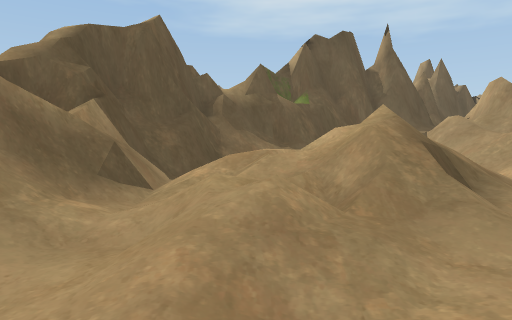
view 1 (above)

16 first-person views from a walk through a Unity game level. The camera is 1.3 m above the floor, tilts 4° down and sees 75° across. The floor is counted in squares, 2 m on a side. Each view is taken from the middle of a square. On the plan, view 1 faces up. The plan holds only what a view shows up to about 10 squares ahead; the rest is blank. The place goes on beyond the plan.

view 2
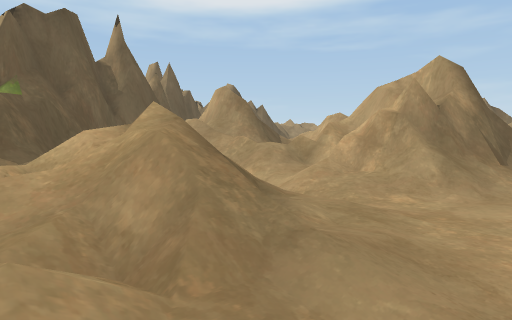

view 3
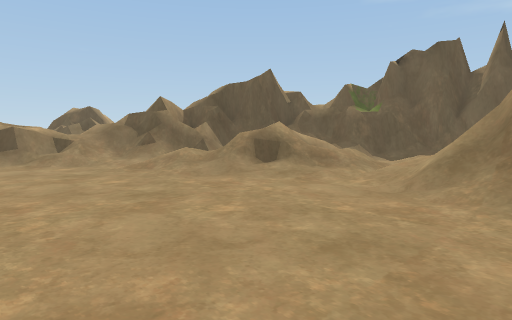

view 4
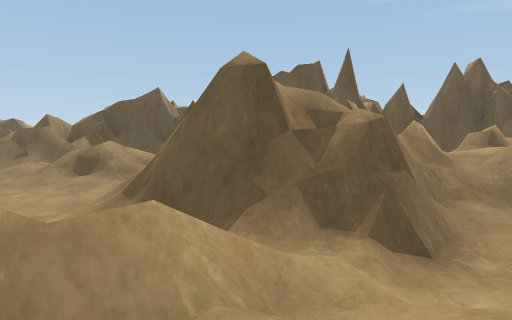

view 5
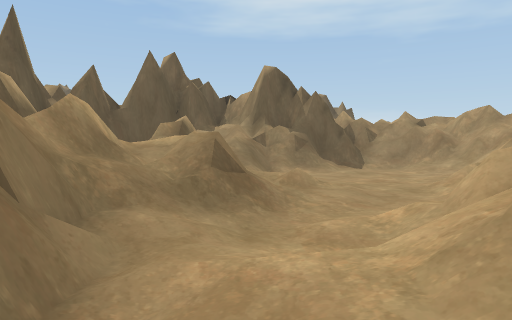

view 6
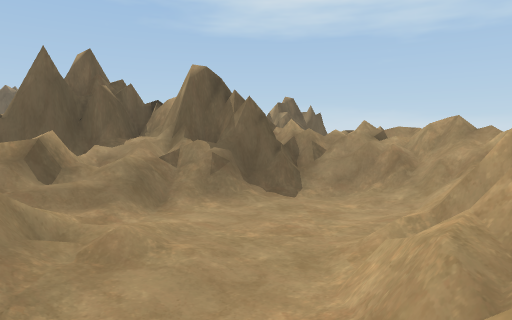

view 7
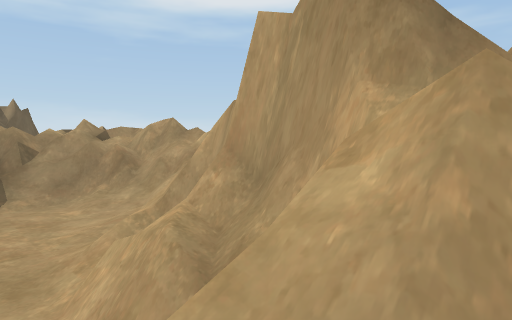

view 8
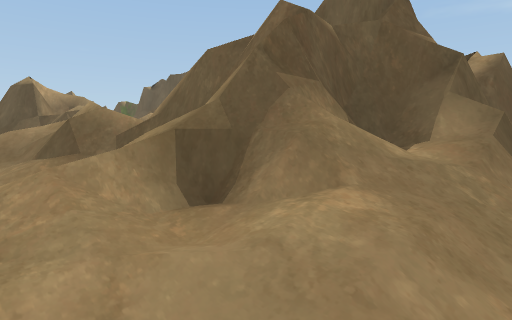

view 9
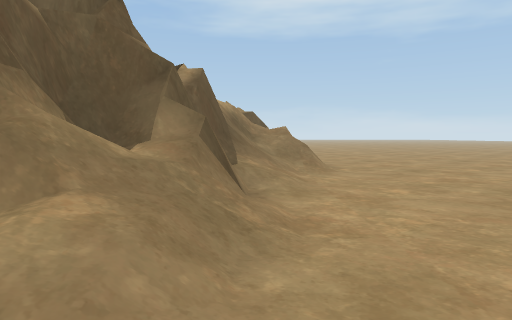

view 10
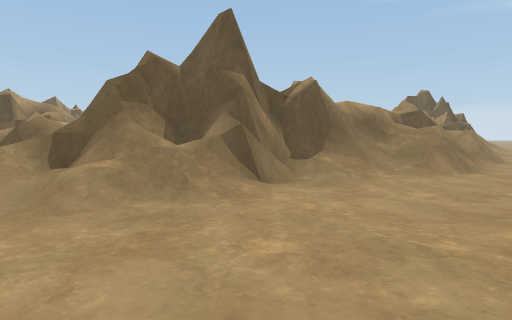

view 11
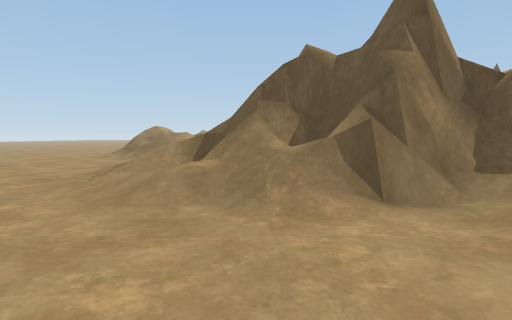

view 12
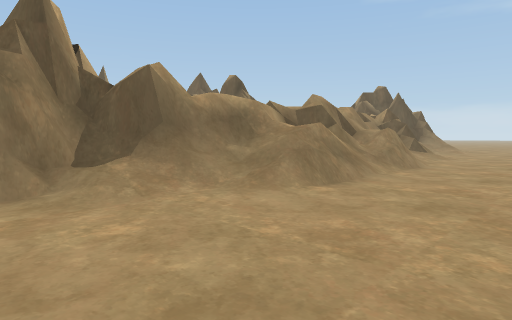

view 13
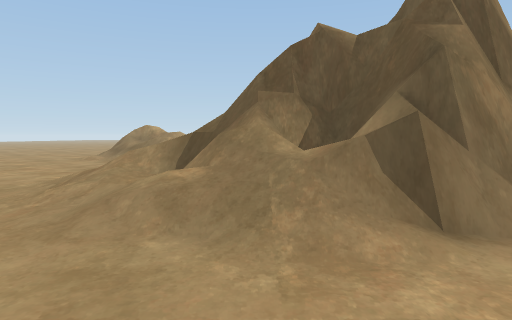

view 14
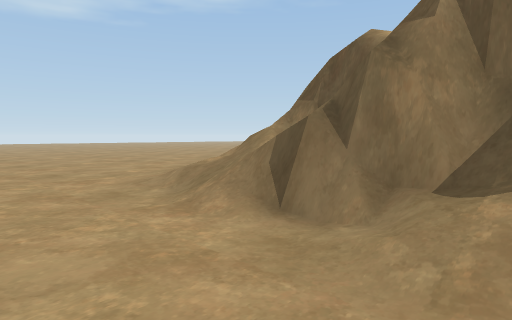

view 15
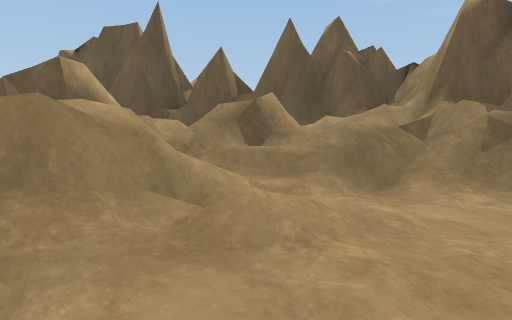

view 16
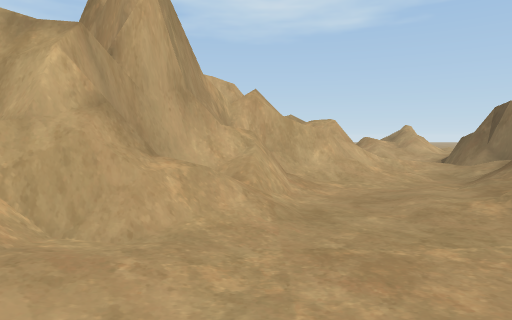

### Floor plan
Key: @ floor where view 1 was taken; # wall or solid block; . main floor; : floor 0.25 m higher than the main floor; + floor 0.5 m higher than the main floor; * floor 0.75 m higher than the main floor; % floor 2.25 m higher than the main floor; / step, stairs or slope; = window, fence, low wall or low ledge; ^ raised ledge; v drop or lower ground.
Columns run from 5 left of view 1 to 21 right of it. Each row starts with its distance up from view 1.
 15                        ..
 14              ##  ##=# =...
 13             ######==#= /..
 12            ###/###=#%#==..
 11          ###/=/==//=====...
 10          ### #/=...:=##/...
  9        ####//=//..../##=...
  8     ####/=##////:..//#==...
  7     ###.://# //=/.####//...
  6    ##/  :/// #//..^###/....
  5   ##^  /://=##/.:=^###/....
  4   ##//=+//=###=///=###/....
  3   ##=/=*.:=####:=/=##//...
  2  /==:*/:../##////v= //....
  1  //:./...... ///    /.....
  0 ##=/.@....../=///.......
 -1   /.........  //........
 -2        .....  ..........

Where each view was taken, in squares from view 1:
view 1: 0 up, 0 right, facing up
view 2: 1 up, 0 right, facing up-right
view 3: 2 down, 6 right, facing up-left
view 4: 0 up, 10 right, facing up-left
view 5: 2 up, 10 right, facing up
view 6: 4 up, 12 right, facing up
view 7: 4 up, 12 right, facing up-right
view 8: 1 up, 17 right, facing up-left
view 9: 1 up, 17 right, facing up
view 10: 1 up, 20 right, facing up-left
view 11: 3 up, 20 right, facing left
view 12: 4 up, 21 right, facing up-left
view 13: 3 up, 19 right, facing left
view 14: 6 up, 19 right, facing down-left
view 15: 6 up, 12 right, facing up-left
view 16: 10 up, 13 right, facing down
